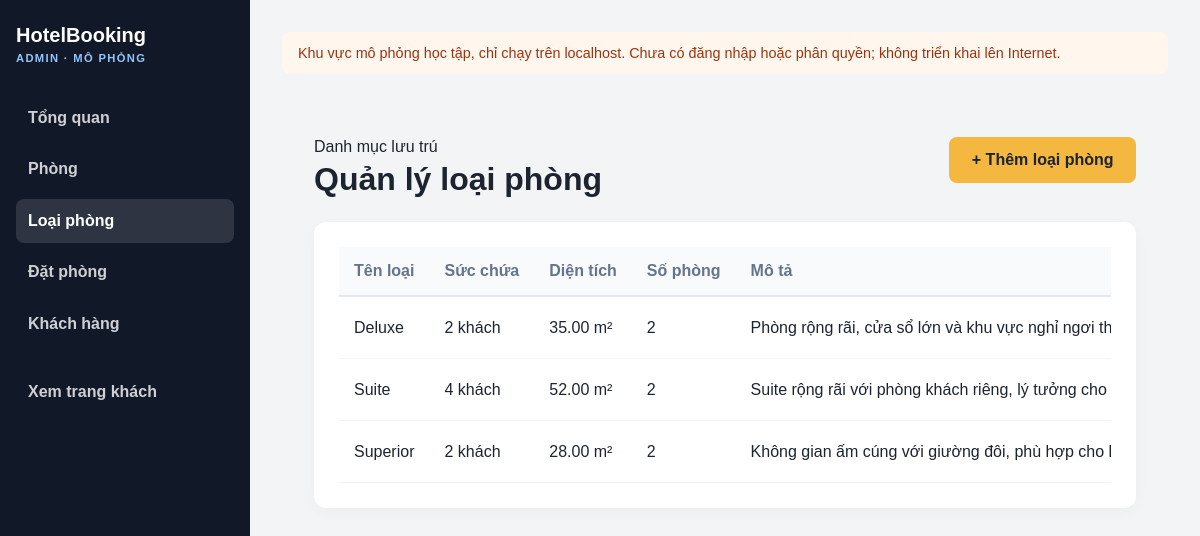
The app's page /admin/index.php?page=room-types with its own data.
### tables this page shows
CREATE TABLE IF NOT EXISTS room_types (
  id INT UNSIGNED NOT NULL AUTO_INCREMENT,
  name VARCHAR(100) NOT NULL,
  description TEXT NOT NULL,
  capacity TINYINT UNSIGNED NOT NULL,
  area_sqm DECIMAL(6,2) NOT NULL,
  PRIMARY KEY (id),
  UNIQUE KEY uq_room_types_name (name),
  CHECK (capacity > 0),
  CHECK (area_sqm > 0)
);

### helpers/router.php (called while the page is built, shortened)
<?php
function base_url($path = '')
{
    $directory = str_replace('\\', '/', dirname($_SERVER['SCRIPT_NAME'] ?? '/index.php'));
    if (basename($directory) === 'admin') {
        $directory = dirname($directory);
    }
    $base = trim($directory, '/.');
    $prefix = $base === '' ? '/' : '/' . $base . '/';
    return $prefix . ltrim($path, '/');
}
function admin_url($page = 'dashboard', $params = array())
{
    return base_url('admin/index.php?' . http_build_query(array_merge(array('page' => $page), $params)));
}

### helpers/common.php (called while the page is built, shortened)
<?php
function e($value)
{
    return htmlspecialchars((string) $value, ENT_QUOTES, 'UTF-8');
}

### config/database.php (called while the page is built)
<?php
return array(
    'host' => '127.0.0.1',
    'port' => 3306,
    'database' => 'hotel_booking_system',
    'username' => 'root',
    'password' => '0356273499Khoa@',
    'charset' => 'utf8mb4',
);

### helpers/database.php (called while the page is built)
<?php
function db()
{
    static $database = null;
    if ($database === null) {
        $config = require __DIR__ . '/../config/database.php';
        $database = new Database($config);
    }
    return $database;
}

### classes/Database.php (called while the page is built, shortened)
<?php
class Database
{
    private $connection;
    public function __construct($config)
    {
        $this->connection = new mysqli(
            $config['host'],
            $config['username'],
            $config['password'],
            $config['database'],
            $config['port']
        );
        $this->connection->set_charset($config['charset']);
    }
    public function run($sql, $params = array())
    {
        $statement = $this->connection->prepare($sql);
        $statement->execute(array_values($params));
        return $statement;
    }
    public function fetchAll($sql, $params = array())
    {
        return $this->run($sql, $params)->get_result()->fetch_all(MYSQLI_ASSOC);
    }
}

### functions.php (called while the page is built, shortened)
<?php
function getAdminRoomTypes()
{
    return db()->fetchAll(
        'SELECT rt.id, rt.name, rt.description, rt.capacity, rt.area_sqm, COUNT(r.id) AS room_count
         FROM room_types rt
         LEFT JOIN rooms r ON r.room_type_id = rt.id
         GROUP BY rt.id, rt.name, rt.description, rt.capacity, rt.area_sqm
         ORDER BY rt.name ASC
         LIMIT 100'
    );
}

### admin/pages/room-types/index.php (the view, shortened to what this page needs)
<?php
$roomTypes = getAdminRoomTypes();
?>
<main class="admin-main">
  <header class="admin-page-heading">
    <div><p class="eyebrow">Danh mục lưu trú</p><h1>Quản lý loại phòng</h1></div>
    <a class="btn btn-primary" href="<?= e(admin_url('room-types', array('action' => 'create'))) ?>">+ Thêm loại phòng</a>
  </header>
  <section class="admin-card">
    <div class="table-scroll"><table class="admin-table">
      <thead><tr><th>Tên loại</th><th>Sức chứa</th><th>Diện tích</th><th>Số phòng</th><th>Mô tả</th><th>Thao tác</th></tr></thead>
      <tbody>
        <?php foreach ($roomTypes as $roomType): ?>
          <tr>
            <td><?= e($roomType['name']) ?></td>
            <td><?= e($roomType['capacity']) ?> khách</td>
            <td><?= e($roomType['area_sqm']) ?> m²</td>
            <td><?= e($roomType['room_count']) ?></td>
            <td><?= e($roomType['description']) ?></td>
          </tr>
        <?php endforeach; ?>
      </tbody>
    </table></div>
  </section>
</main>

### assets/css/style.css (style rules this page uses)
:root { --primary: #1f6feb; --primary-dark: #144ea3; --accent: #f4b740; --bg: #f5f7fb; --text: #1c2430; --muted: #667085; --card: #ffffff; --border: #e5e7eb; --success: #1f9d68; }
* { box-sizing: border-box; }
body { margin: 0; font-family: Arial, sans-serif; background: var(--bg); color: var(--text); }
.btn { display: inline-flex; align-items: center; justify-content: center; min-height: 46px; padding: 0.8rem 1.4rem; border-radius: 8px; text-decoration: none; font-weight: 700; transition: 0.2s ease; }
.btn-primary { background: var(--accent); color: var(--text); }
table { width: 100%; border-collapse: collapse; background: #fff; }
th, td { padding: 0.9rem 1rem; border-bottom: 1px solid var(--border); text-align: left; }

### assets/css/admin.css (style rules this page uses)
:root { --admin-sidebar: #111827; --admin-accent: #2563eb; --admin-bg: #f3f4f6; }
body { background: var(--admin-bg); }
.admin-main { padding: 2rem; }
.admin-card { background: #ffffff; border-radius: 12px; box-shadow: 0 4px 15px rgba(0, 0, 0, 0.03); padding: 25px; margin-top: 20px; }
.admin-table { width: 100%; border-collapse: collapse; text-align: left; }
.admin-table th { background-color: #f8fafc; color: #64748b; font-weight: 600; padding: 15px; border-bottom: 2px solid #e2e8f0; }
.admin-table td { padding: 15px; border-bottom: 1px solid #f1f5f9; vertical-align: middle; }
.admin-table tbody tr { transition: all 0.2s ease; }
.admin-main { min-width: 0; }
.admin-page-heading { display: flex; align-items: center; justify-content: space-between; gap: 1rem; margin-bottom: 1.5rem; }
.admin-page-heading h1 { margin: 0; font-size: clamp(1.6rem, 3vw, 2rem); }
.admin-page-heading .eyebrow { margin-bottom: 0.35rem; }
.admin-main .btn { width: auto; }
.table-scroll { overflow-x: auto; width: 100%; -webkit-overflow-scrolling: touch; }
.admin-table { min-width: 680px; }
.admin-table th, .admin-table td { white-space: nowrap; }

### records on screen
room_types: name "Deluxe", capacity "2", area_sqm "35.00", room_count "2", description "Phòng rộng rãi, cửa sổ lớn và khu vực nghỉ ngơi…"
room_types: name "Suite", capacity "4", area_sqm "52.00", room_count "2", description "Suite rộng rãi với phòng khách riêng, lý tưởng cho…"
room_types: name "Superior", capacity "2", area_sqm "28.00", room_count "2", description "Không gian ấm cúng với giường đôi, phù hợp cho…"
